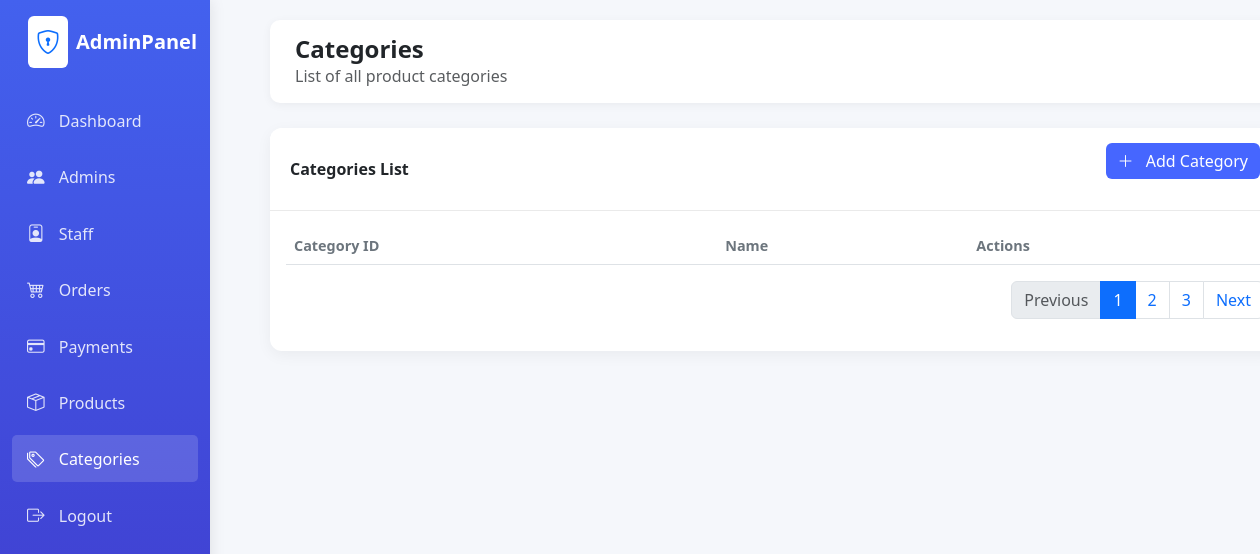
The page /admin/categories.php (signed in) on the database as committed earlier.
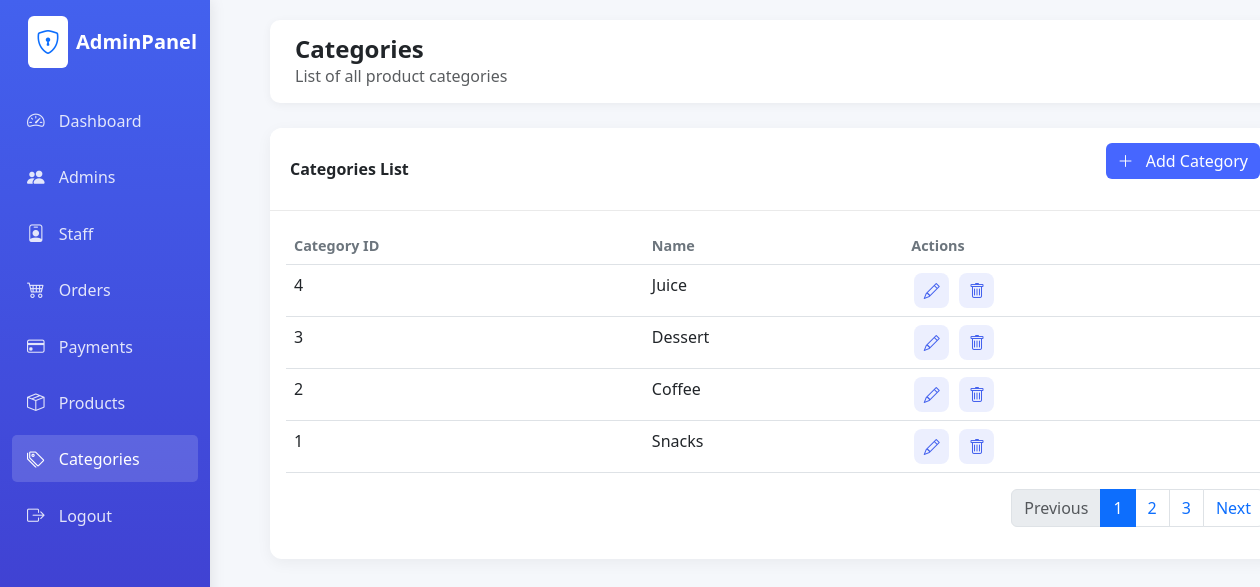
The same page on the database as committed later.
### tables this page shows
CREATE TABLE `category` (
  `Category_ID` int(11) NOT NULL,
  `Category_Name` varchar(100) NOT NULL
);

### admin/categories.php (the view, shortened to what the changed rows need)
<?php
$categories = [];
try {
    $db = new database();
    $conn = $db->opencon();
    $stmt = $conn->prepare("SELECT * FROM category ORDER BY Category_ID DESC");
    $stmt->execute();
    $categories = $stmt->fetchAll(PDO::FETCH_ASSOC);
} catch (PDOException $e) {
    $error = "Database Error: " . $e->getMessage();
}
?>
<!DOCTYPE html>
<html lang="en">
<head>
    <link href="https://cdn.jsdelivr.net/npm/bootstrap@5.3.0/dist/css/bootstrap.min.css" rel="stylesheet">
    <link rel="stylesheet" href="https://cdn.jsdelivr.net/npm/bootstrap-icons@1.10.0/font/bootstrap-icons.css">
    <link rel="stylesheet" href="assets/css/style.css">
</head>
<body class="dashboard-page">
    <div class="container-fluid">
        <div class="row">
            <div class="col-md-10 col-lg-10 main-content">
                <div class="card">
                    <div class="card-body">
                        <div class="table-responsive">
                            <table class="table table-hover">
                                <thead>
                                    <tr>
                                        <th>Category ID</th>
                                        <th>Name</th>
                                        <th>Actions</th>
                                    </tr>
                                </thead>
                                <tbody>
                                    <?php foreach ($categories as $category): ?>
                                    <tr>
                                        <td><?= htmlspecialchars($category['Category_ID']) ?></td>
                                        <td><?= htmlspecialchars($category['Category_Name']) ?></td>
                                        <td>
                                            <a href="#"
                                               class="action-btn edit-category-btn"
                                               data-category-id="<?= htmlspecialchars($category['Category_ID']) ?>"
                                               data-category-name="<?= htmlspecialchars($category['Category_Name']) ?>">
                                                <i class="bi bi-pencil"></i>
                                            </a>
                                            <a href="#"
                                               class="action-btn delete-category-btn"
                                               data-category-id="<?= htmlspecialchars($category['Category_ID']) ?>">
                                                <i class="bi bi-trash"></i>
                                            </a>
                                        </td>
                                    </tr>
                                    <?php endforeach; ?>
                                </tbody>
                            </table>
                        </div>
                    </div>
                </div>
            </div>
        </div>
    </div>
</body>
</html>

Rows that differ between the two databases and show on the page:
added category: Category_ID "4", Category_Name "Juice"
added category: Category_ID "3", Category_Name "Dessert"
added category: Category_ID "2", Category_Name "Coffee"
added category: Category_ID "1", Category_Name "Snacks"
